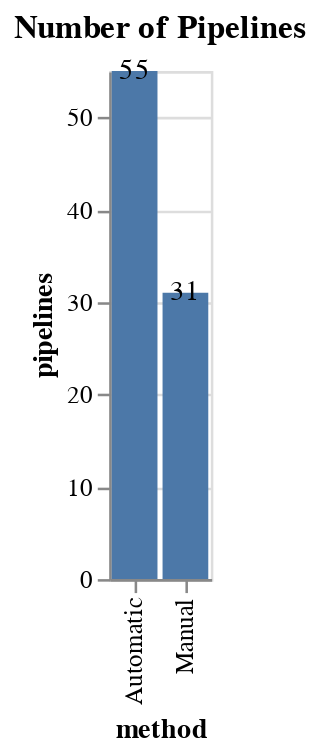

Write notebook code for a chart like this one.
### Code cell
bars = alt.Chart(pipelines_counter).mark_bar().encode(x='method:N', y='pipelines:Q')
text = bars.mark_text(align='center', baseline='middle').encode(text='pipelines:Q')
(bars + text).properties(height=200, title='Number of Pipelines')

### Figure 1 — Vega-Lite specification as saved in the notebook (floating-point values rounded to 4 significant figures)
{"config": {"view": {"continuousWidth": 400, "continuousHeight": 300}}, "layer": [{"mark": "bar", "encoding": {"x": {"type": "nominal", "field": "method"}, "y": {"type": "quantitative", "field": "pipelines"}}}, {"mark": {"type": "text", "align": "center", "baseline": "middle"}, "encoding": {"text": {"type": "quantitative", "field": "pipelines"}, "x": {"type": "nominal", "field": "method"}, "y": {"type": "quantitative", "field": "pipelines"}}}], "data": {"name": "data-3f56127ec88af537577edcbb15a7c205"}, "height": 200, "title": "Number of Pipelines", "$schema": "https://vega.github.io/schema/vega-lite/v4.8.1.json", "datasets": {"data-3f56127ec88af537577edcbb15a7c205": [{"method": "Automatic", "pipelines": 55}, {"method": "Manual", "pipelines": 31}]}}
